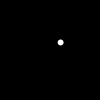
Frame 1 (no input)
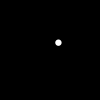
Frame 60 (the mouse pressed at the canvas centre just before this capture)
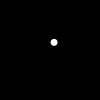
Frame 120 (the mouse held since frame 60 and released just before this capture)

The Processing sketch that drew these frames (run headless with seeded random() and noise(); from frame 60 on, the mouse is pressed at the canvas centre):

// Processing sketch: noise
// ── noise.pde
float xt = 0;
float yt = 100;
float dt = 300;
float d = 10;

void setup() {
  noStroke();
  smooth();
}

void draw() {
  background(0);
  ellipse(noise(xt)*width, noise(yt)*height, noise(dt)*d, noise(dt)*d);
  xt += 0.001;
  yt += 0.001;
  dt += 0.01;
}
